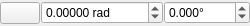
<?xml version="1.0" encoding="UTF-8"?>
<ui version="4.0">
 <class>AngleEditBoxClass</class>
 <widget class="QWidget" name="AngleEditBoxClass">
  <property name="geometry">
   <rect>
    <x>0</x>
    <y>0</y>
    <width>247</width>
    <height>26</height>
   </rect>
  </property>
  <property name="sizePolicy">
   <sizepolicy hsizetype="Preferred" vsizetype="Fixed">
    <horstretch>0</horstretch>
    <verstretch>0</verstretch>
   </sizepolicy>
  </property>
  <property name="windowTitle">
   <string>AngleEditBox</string>
  </property>
  <layout class="QHBoxLayout" name="horizontalLayout">
   <property name="spacing">
    <number>1</number>
   </property>
   <property name="leftMargin">
    <number>0</number>
   </property>
   <property name="topMargin">
    <number>0</number>
   </property>
   <property name="rightMargin">
    <number>0</number>
   </property>
   <property name="bottomMargin">
    <number>0</number>
   </property>
   <item>
    <widget class="QPushButton" name="resetButton">
     <property name="sizePolicy">
      <sizepolicy hsizetype="Fixed" vsizetype="Fixed">
       <horstretch>0</horstretch>
       <verstretch>0</verstretch>
      </sizepolicy>
     </property>
     <property name="text">
      <string/>
     </property>
     <property name="icon">
      <iconset resource="../../resources/main.qrc">
       <normaloff>:/new/prefix1/bullet_blue.png</normaloff>
       <normalon>:/new/prefix1/bullet_orange.png</normalon>:/new/prefix1/bullet_blue.png</iconset>
     </property>
    </widget>
   </item>
   <item>
    <widget class="QDoubleSpinBox" name="radSpinBox">
     <property name="suffix">
      <string> rad</string>
     </property>
     <property name="decimals">
      <number>5</number>
     </property>
     <property name="minimum">
      <double>-99999.000000000000000</double>
     </property>
     <property name="maximum">
      <double>99999.000000000000000</double>
     </property>
     <property name="singleStep">
      <double>0.010000000000000</double>
     </property>
    </widget>
   </item>
   <item>
    <widget class="QDoubleSpinBox" name="degSpinBox">
     <property name="suffix">
      <string>°</string>
     </property>
     <property name="decimals">
      <number>3</number>
     </property>
     <property name="minimum">
      <double>-9999.000000000000000</double>
     </property>
     <property name="maximum">
      <double>9999.000000000000000</double>
     </property>
    </widget>
   </item>
  </layout>
 </widget>
 <layoutdefault spacing="6" margin="11"/>
 <resources>
  <include location="../../resources/main.qrc"/>
 </resources>
 <connections/>
</ui>
